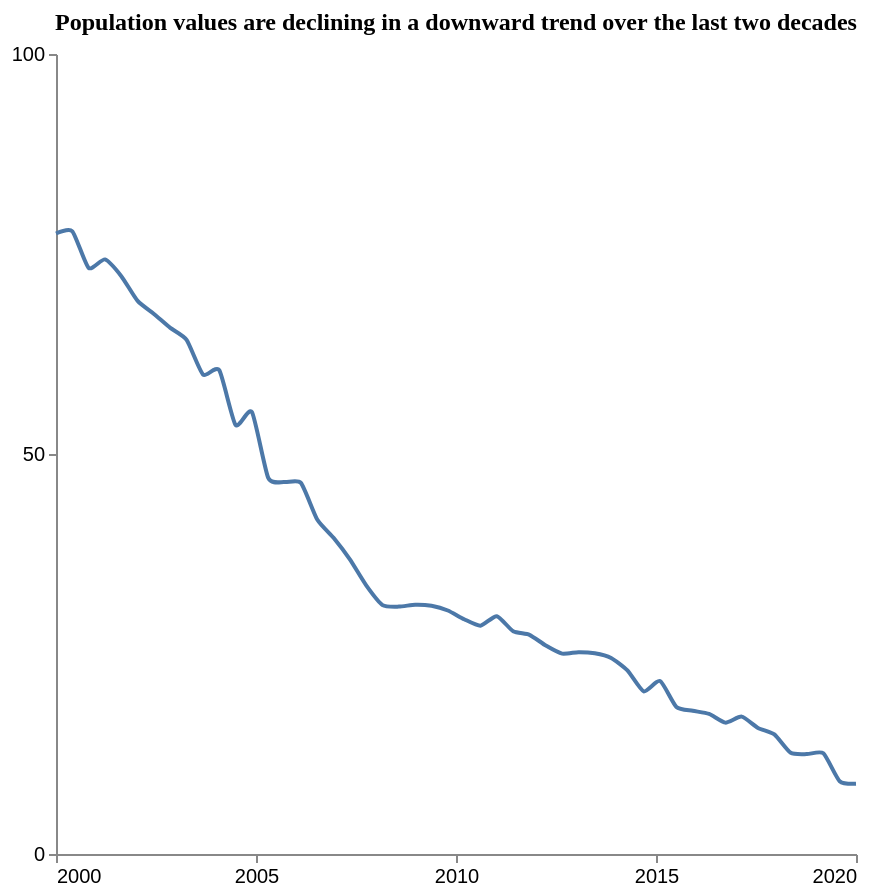

The Vega-Lite source for this figure:
### Vega-Lite specification from a JSON file in a GitHub repository (floating-point values rounded to 4 significant figures)
{"$schema": "https://vega.github.io/schema/vega-lite/v5.json", "description": "Pattern: Downward", "data": {"values": [{"X": 2000.0, "Y": 77.56}, {"X": 2000.0, "Y": 77.84}, {"X": 2001.0, "Y": 73.26}, {"X": 2001.0, "Y": 74.32}, {"X": 2002.0, "Y": 72.23}, {"X": 2002.0, "Y": 69.14}, {"X": 2002.0, "Y": 67.51}, {"X": 2003.0, "Y": 65.76}, {"X": 2003.0, "Y": 64.25}, {"X": 2004.0, "Y": 59.95}, {"X": 2004.0, "Y": 60.47}, {"X": 2004.0, "Y": 53.62}, {"X": 2005.0, "Y": 55.25}, {"X": 2005.0, "Y": 47.01}, {"X": 2006.0, "Y": 46.49}, {"X": 2006.0, "Y": 46.4}, {"X": 2007.0, "Y": 41.82}, {"X": 2007.0, "Y": 39.53}, {"X": 2007.0, "Y": 36.83}, {"X": 2008.0, "Y": 33.58}, {"X": 2008.0, "Y": 31.12}, {"X": 2009.0, "Y": 30.92}, {"X": 2009.0, "Y": 31.16}, {"X": 2009.0, "Y": 31.03}, {"X": 2010.0, "Y": 30.44}, {"X": 2010.0, "Y": 29.34}, {"X": 2011.0, "Y": 28.54}, {"X": 2011.0, "Y": 29.73}, {"X": 2011.0, "Y": 27.84}, {"X": 2012.0, "Y": 27.4}, {"X": 2012.0, "Y": 26.06}, {"X": 2013.0, "Y": 25.05}, {"X": 2013.0, "Y": 25.23}, {"X": 2013.0, "Y": 25.09}, {"X": 2014.0, "Y": 24.51}, {"X": 2014.0, "Y": 22.95}, {"X": 2015.0, "Y": 20.32}, {"X": 2015.0, "Y": 21.62}, {"X": 2016.0, "Y": 18.39}, {"X": 2016.0, "Y": 17.91}, {"X": 2016.0, "Y": 17.51}, {"X": 2017.0, "Y": 16.42}, {"X": 2017.0, "Y": 17.17}, {"X": 2018.0, "Y": 15.76}, {"X": 2018.0, "Y": 14.96}, {"X": 2018.0, "Y": 12.65}, {"X": 2019.0, "Y": 12.49}, {"X": 2019.0, "Y": 12.59}, {"X": 2020.0, "Y": 9.102}, {"X": 2020.0, "Y": 8.778}]}, "mark": {"type": "line", "interpolate": "cardinal", "tension": 0.4}, "encoding": {"x": {"field": "X", "type": "quantitative", "title": "", "axis": {"grid": false, "format": "d", "values": [2000, 2005, 2010, 2015, 2020], "tickSize": 4}, "scale": {"domain": [2000, 2020]}}, "y": {"field": "Y", "type": "quantitative", "title": "", "axis": {"grid": false, "format": "d", "values": [0, 50, 100], "tickSize": 4, "tickOpacity": 1}, "scale": {"domain": [0, 100]}}}, "title": {"text": "Population values are declining in a downward trend over the last two decades", "anchor": "middle", "font": "Tahoma", "fontSize": 12}, "config": {"lineBreak": "^", "view": {"stroke": null}}, "height": 400, "width": 400, "autosize": "pad"}
